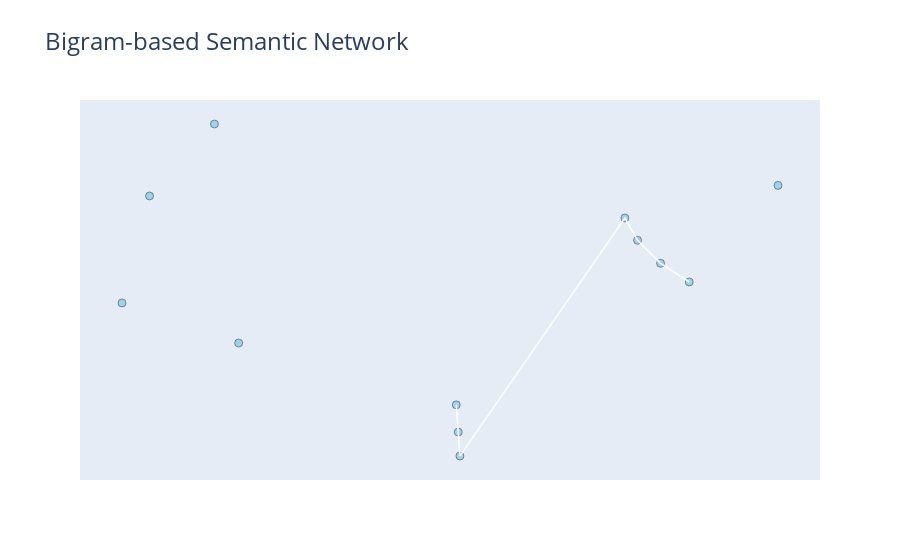

Write notebook code for a chart like this one.
### Code cell
import pandas as pd
import plotly.graph_objects as go
from nltk import ngrams
import numpy as np

# Example dataframe of user reviews and associated sentiment
data = {
    'Review': ["This app is great", "I didn't like the user interface", "It's an okay app"],
    'Sentiment': ["positive", "negative", "neutral"]
}
df = pd.DataFrame(data)

# Preprocess reviews and generate bigrams
df['Review'] = df['Review'].apply(standardize)  # Replace preprocess with your preprocessing function
df['Bigrams'] = df['Review'].apply(lambda x: list(ngrams(x, 2)))

# Count the frequency of each bigram
bigram_frequency = df['Bigrams'].explode().value_counts().to_dict()

# Filter bigrams with frequency greater than a threshold
threshold = 0
filtered_bigrams = {bigram: frequency for bigram, frequency in bigram_frequency.items() if frequency > threshold}

# Create a network graph
G = nx.Graph()

# Add nodes for unigrams and bigrams
for unigram in df['Review'].explode().unique():
    G.add_node(unigram)

for bigram in filtered_bigrams:
    G.add_node(bigram)

# Add edges with size based on frequency
for bigram, frequency in filtered_bigrams.items():
    G.add_edge(bigram[0], bigram[1], weight=frequency)

# Prepare node positions using a layout algorithm
pos = nx.spring_layout(G)

# Create edge trace
edge_x = []
edge_y = []
edge_weights = []
for edge in G.edges():
    x0, y0 = pos[edge[0]]
    x1, y1 = pos[edge[1]]
    edge_x.extend([x0, x1])
    edge_y.extend([y0, y1])
    edge_weights.extend([G.edges[edge]['weight'], G.edges[edge]['weight']])

# Map edge weights to a color range
min_weight = min(edge_weights)
max_weight = max(edge_weights)
color_range = np.linspace(0, 1, len(edge_weights))
edge_colors = [f'rgb(255, {int(255 * (1 - color))}, {int(255 * (1 - color))})' for color in color_range]

# Create a scatter plot for nodes
node_trace = go.Scatter(
    x=[pos[node][0] for node in G.nodes()],
    y=[pos[node][1] for node in G.nodes()],
    mode='markers',
    marker=dict(
        size=8,
        color='skyblue',
        line=dict(width=0.5, color='black'),
        opacity=0.8
    ),
    text=list(G.nodes()),
    hoverinfo='text'
)

# Create a scatter plot for edges
edge_trace = go.Scatter(
    x=edge_x,
    y=edge_y,
    mode='lines',
    line=dict(color=edge_colors[0], width=1.5),
    hoverinfo='none'
)

# Create the figure
fig = go.Figure(data=[node_trace, edge_trace])

# Set layout properties
fig.update_layout(
    title='Bigram-based Semantic Network',
    title_font_size=24,
    showlegend=False,
    hovermode='closest',
    xaxis=dict(showgrid=False, zeroline=False, showticklabels=False),
    yaxis=dict(showgrid=False, zeroline=False, showticklabels=False)
)

# Display the interactive plot
fig.show()

### Figure 1 — Plotly figure (JSON) as saved in the notebook; plotly's stock layout.template omitted (floating-point values rounded to 4 significant figures)
{"data": [{"hoverinfo": "text", "marker": {"color": "skyblue", "line": {"color": "black", "width": 0.5}, "opacity": 0.8, "size": 8}, "mode": "markers", "text": ["app", "great", "didnt", "like", "user", "interface", "okay", "('app', 'great')", "('didnt', 'like')", "('like', 'user')", "('user', 'interface')", "('okay', 'app')"], "type": "scatter", "x": [0.00226, -0.003366, 0.4808, 0.5172, 0.5832, 0.6656, 0.007145, -0.8841, -0.9633, -0.6282, -0.6978, 0.9205], "y": [-0.8582, -0.6966, 0.411, 0.2786, 0.1423, 0.0319, -1.0, 0.5416, -0.09265, -0.3304, 0.9682, 0.6041]}, {"hoverinfo": "none", "line": {"color": "rgb(255, 255, 255)", "width": 1.5}, "mode": "lines", "type": "scatter", "x": [0.00226, -0.003366, 0.00226, 0.007145, 0.4808, 0.5172, 0.5172, 0.5832, 0.5832, 0.6656], "y": [-0.8582, -0.6966, -0.8582, -1.0, 0.411, 0.2786, 0.2786, 0.1423, 0.1423, 0.0319]}], "layout": {"hovermode": "closest", "showlegend": false, "title": {"font": {"size": 24}, "text": "Bigram-based Semantic Network"}, "xaxis": {"showgrid": false, "showticklabels": false, "zeroline": false}, "yaxis": {"showgrid": false, "showticklabels": false, "zeroline": false}}}
